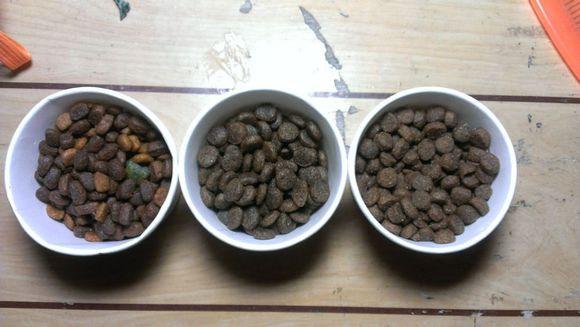
#> input picture 33.png, 580 x 327 px
$ python OpenCV_test_UI.py
#> lines starting #> are read from the running program, lines starting #| are printed output that depends on the picture
#!/usr/bin/env python
# -*- coding: utf-8 -*-
# @Time    : 2018/5/11 9:29
# @Author  : zhuohf1
# @File    : OpenCV_test_UI.py


import cv2
import numpy as np

def nothing(x):
    pass

# Create a black image, a window
img=cv2.imread('33.png')
#> img is the input picture: shape (327, 580, 3); mean B, G, R 132.8, 139, 146
gray = cv2.cvtColor(img, cv2.COLOR_BGR2GRAY)
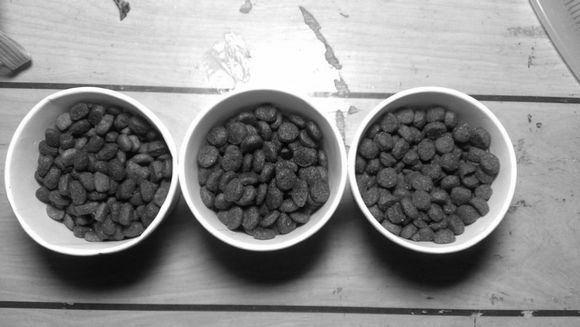
#> gray: shape (327, 580); min 0, max 255, mean 140.4

cv2.namedWindow('image')

# create trackbars for color change
t_name = 'Threshold'
t_switch = 'T_Switch:'
cv2.createTrackbar(t_name, 'image', 0, 100, nothing)
cv2.createTrackbar(t_switch, 'image',0,1,nothing)

c_name = 'Canny'
c_switch = 'C_Switch:'
cv2.createTrackbar(c_name, 'image', 0, 100, nothing)
cv2.createTrackbar(c_switch, 'image',0,1,nothing)

h_name = 'Hough'
h_switch = 'H_Switch:'
cv2.createTrackbar(h_name, 'image', 0, 100, nothing)
cv2.createTrackbar(h_switch, 'image',0,1,nothing)


while(1):
    cv2.imshow('image',gray)
    k = cv2.waitKey(1) & 0xFF
#> (key Esc is pressed here)
    if k == 27:
        break

    # get current positions of four trackbars
    threshold = cv2.getTrackbarPos(t_name,'image')
    isThreshold = cv2.getTrackbarPos(t_switch,'image')

    canny = cv2.getTrackbarPos(c_name,'image')
    isCanny = cv2.getTrackbarPos(c_switch,'image')
    if isCanny == 1:
        detected_edges = cv2.GaussianBlur(gray, (3, 3), 0)
        detected_edges = cv2.Canny(detected_edges, canny, canny * 3, apertureSize=3)


    hough = cv2.getTrackbarPos(h_name,'image')
    isHough = cv2.getTrackbarPos(h_switch,'image')

    print("threshold={}, isThreshold={}".format(threshold, isThreshold))

cv2.destroyAllWindows()
